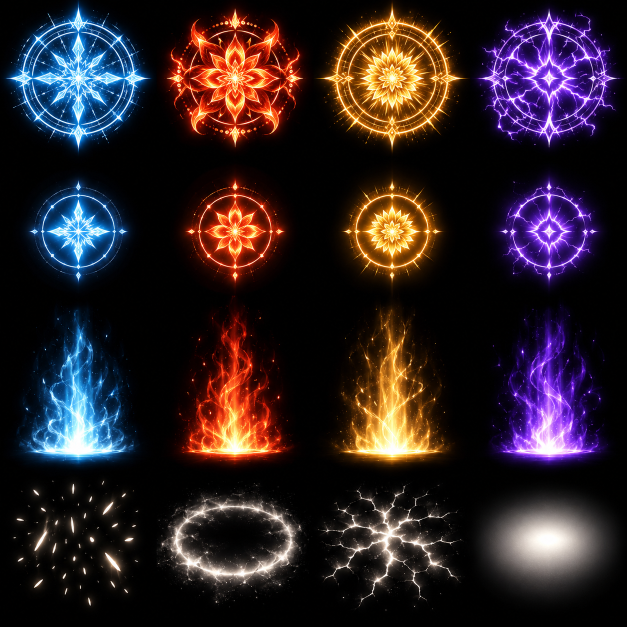
#> input picture tools/texgen/atlas_src/atlas14_sigils.png, 1254 x 1254 px (shown at 1/2 size)
$ python process14.py
#> lines starting #> are read from the running program, lines starting #| are printed output that depends on the picture
"""Атлас 14: узоры накопления (сверху), столбы ауры, искры, кольцо волны, светящиеся трещины, пятно света — на чёрном, аддитив.
usage: cd tools/texgen && python3 process14.py"""
import numpy as np
from PIL import Image
FX = '../../Assets/_Project/Resources/FX/'
a = np.asarray(Image.open('atlas_src/atlas14_sigils.png').convert('RGB')).astype(np.float32) / 255
N = a.shape[0]
#> N = 1254
xs = [(0, 313), (313, 627), (627, 940), (940, N)]
ys = [(0, 323), (323, 596), (596, 950), (950, N)]
def cell(r, c):
    x0, x1 = xs[c]; y0, y1 = ys[r]
    v = np.clip((a[y0:y1, x0:x1] - 0.03) / 0.97, 0, 1)
    h, w = v.shape[:2]; yy, xx = np.mgrid[0:h, 0:w]
    m = np.clip(np.minimum.reduce([xx, yy, w - 1 - xx, h - 1 - yy]) / 5.0, 0, 1)
    return v * m[..., None]
def bbox(v, t=0.08, pad=4):
    yy, xx = np.nonzero(v.max(-1) > t)
    return v[max(0, yy.min() - pad):yy.max() + 1 + pad, max(0, xx.min() - pad):xx.max() + 1 + pad]
def save(v, name, w, h, alpha=True):
    v = np.clip(v, 0, 1)
    o = np.dstack([v, v.max(-1)]) if alpha else v
    Image.fromarray((o * 255).astype(np.uint8), 'RGBA' if alpha else 'RGB').resize((w, h), Image.LANCZOS).save(FX + name + '.png')
def square(v, out, radial=True, t=0.08):
    v = bbox(v, t)
    img = Image.fromarray((v * 255).astype(np.uint8), 'RGB').resize((out, out), Image.LANCZOS)   # эллипс → круг
    s = np.asarray(img).astype(np.float32) / 255
    if radial:
        yy, xx = np.mgrid[0:out, 0:out]; r = np.hypot(xx - out / 2 + 0.5, yy - out / 2 + 0.5) / (out / 2)
        s = s * np.clip((1.0 - r) / 0.06, 0, 1)[..., None]
    return s
names = ['ice', 'flame', 'sun', 'storm']
for c, n in enumerate(names):
    save(square(cell(0, c), 512), 'sigil_' + n, 512, 512)
    save(square(cell(1, c), 512), 'sigil_' + n + '_early', 512, 512)
    p = bbox(cell(2, c), 0.06); h, w = p.shape[:2]
    save(p, 'pillar_' + n, 256, int(256 * h / w) // 4 * 4)
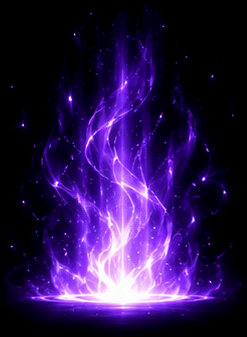
#> p: shape (337, 247, 3) float64; mean of channels 0, 1, 2 0.175, 0.0862, 0.307; drawn as R, G, B
save(bbox(cell(3, 0)), 'charge_flecks', 256, 256)
#> in cell (call 13), `v = np.clip((a[y0:y1, x0:x1] - 0.03) / 0.97, 0, 1)`:
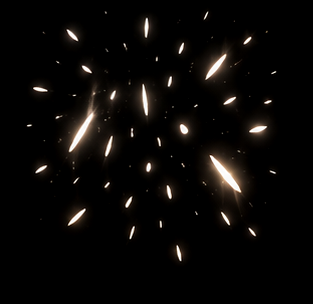
#> v: shape (304, 313, 3) float32; mean R, G, B 0.042, 0.035, 0.0293
#> in save (call 13), `Image.fromarray((o * 255).astype(np.uint8), 'RGBA' if alpha else 'RGB'..`:
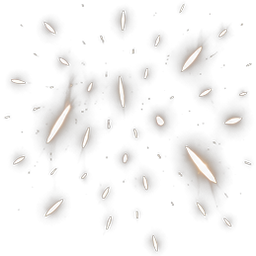
#> saved as charge_flecks.png: PIL image 256x256 RGBA; mean R, G, B, A 14.5, 12.3, 10.6, 15; transparent parts drawn white
save(square(cell(3, 1), 512, t=0.35), 'shock_ring', 512, 512)
#> in cell (call 14), `v = np.clip((a[y0:y1, x0:x1] - 0.03) / 0.97, 0, 1)`:
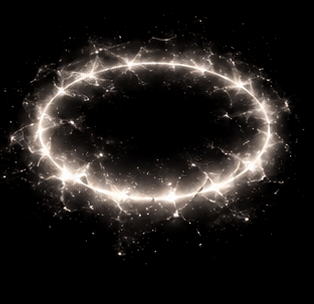
#> v: shape (304, 314, 3) float32; mean R, G, B 0.13, 0.117, 0.109
save(square(cell(3, 2), 512), 'crack_glow', 512, 512)
save(square(cell(3, 3), 256, t=0.12), 'glow_pool', 256, 256)
#> in bbox (call 16), `return v[max(0, yy.min() - pad):yy.max() + 1 + pad, max(0, xx.min() - ..`:
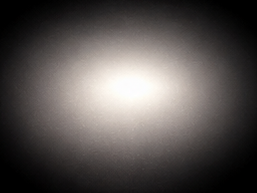
#> returned value: shape (193, 257, 3) float64; mean of channels 0, 1, 2 0.338, 0.319, 0.311; drawn as R, G, B
#> in square (call 11), `s = s * np.clip((1.0 - r) / 0.06, 0, 1)[..., None]`:
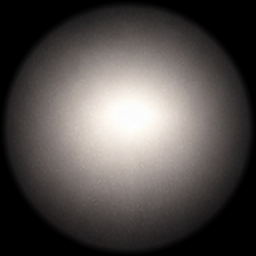
#> s: shape (256, 256, 3) float64; mean R, G, B 0.325, 0.306, 0.298
#> in save (call 16), `o = np.dstack([v, v.max(-1)]) if alpha else v`:
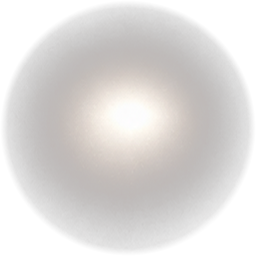
#> o: shape (256, 256, 4) float64; mean of channels 0, 1, 2, 3 0.325, 0.306, 0.298, 0.325; transparent parts drawn white
print('ok')
